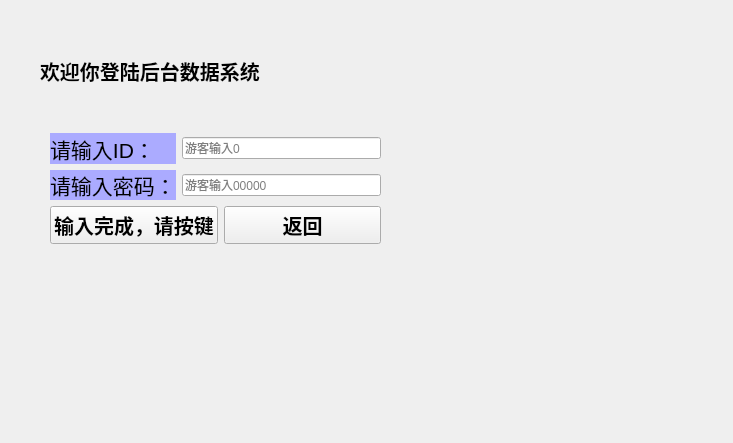
<?xml version="1.0" encoding="UTF-8"?>
<ui version="4.0">
 <class>Login</class>
 <widget class="QWidget" name="Login">
  <property name="geometry">
   <rect>
    <x>0</x>
    <y>0</y>
    <width>733</width>
    <height>443</height>
   </rect>
  </property>
  <property name="windowTitle">
   <string>Form</string>
  </property>
  <widget class="QLabel" name="label_3">
   <property name="geometry">
    <rect>
     <x>40</x>
     <y>50</y>
     <width>241</width>
     <height>41</height>
    </rect>
   </property>
   <property name="font">
    <font>
     <pointsize>15</pointsize>
     <weight>75</weight>
     <bold>true</bold>
    </font>
   </property>
   <property name="text">
    <string>欢迎你登陆后台数据系统</string>
   </property>
  </widget>
  <widget class="QWidget" name="">
   <property name="geometry">
    <rect>
     <x>50</x>
     <y>133</y>
     <width>331</width>
     <height>111</height>
    </rect>
   </property>
   <layout class="QGridLayout" name="gridLayout_2">
    <item row="0" column="0" colspan="2">
     <layout class="QGridLayout" name="gridLayout">
      <item row="0" column="0">
       <widget class="QLabel" name="label">
        <property name="font">
         <font>
          <pointsize>16</pointsize>
         </font>
        </property>
        <property name="styleSheet">
         <string notr="true">background-color: rgb(171, 171, 255);</string>
        </property>
        <property name="text">
         <string>请输入ID：</string>
        </property>
       </widget>
      </item>
      <item row="0" column="1">
       <widget class="QLineEdit" name="idLineEdit">
        <property name="inputMask">
         <string/>
        </property>
        <property name="echoMode">
         <enum>QLineEdit::Normal</enum>
        </property>
        <property name="placeholderText">
         <string>游客输入0</string>
        </property>
       </widget>
      </item>
      <item row="1" column="0">
       <widget class="QLabel" name="label_2">
        <property name="font">
         <font>
          <pointsize>16</pointsize>
         </font>
        </property>
        <property name="styleSheet">
         <string notr="true">background-color: rgb(171, 171, 255);</string>
        </property>
        <property name="text">
         <string>请输入密码：</string>
        </property>
       </widget>
      </item>
      <item row="1" column="1">
       <widget class="QLineEdit" name="passLineEdit">
        <property name="inputMask">
         <string/>
        </property>
        <property name="echoMode">
         <enum>QLineEdit::Normal</enum>
        </property>
        <property name="placeholderText">
         <string>游客输入00000</string>
        </property>
       </widget>
      </item>
     </layout>
    </item>
    <item row="1" column="0">
     <widget class="QPushButton" name="enterBtn">
      <property name="sizePolicy">
       <sizepolicy hsizetype="Minimum" vsizetype="Minimum">
        <horstretch>0</horstretch>
        <verstretch>0</verstretch>
       </sizepolicy>
      </property>
      <property name="font">
       <font>
        <pointsize>15</pointsize>
        <weight>75</weight>
        <bold>true</bold>
       </font>
      </property>
      <property name="text">
       <string>输入完成，请按键</string>
      </property>
     </widget>
    </item>
    <item row="1" column="1">
     <widget class="QPushButton" name="returnBtn">
      <property name="sizePolicy">
       <sizepolicy hsizetype="Minimum" vsizetype="Minimum">
        <horstretch>0</horstretch>
        <verstretch>0</verstretch>
       </sizepolicy>
      </property>
      <property name="font">
       <font>
        <pointsize>15</pointsize>
        <weight>75</weight>
        <bold>true</bold>
       </font>
      </property>
      <property name="text">
       <string>返回</string>
      </property>
     </widget>
    </item>
   </layout>
  </widget>
 </widget>
 <resources/>
 <connections/>
</ui>
